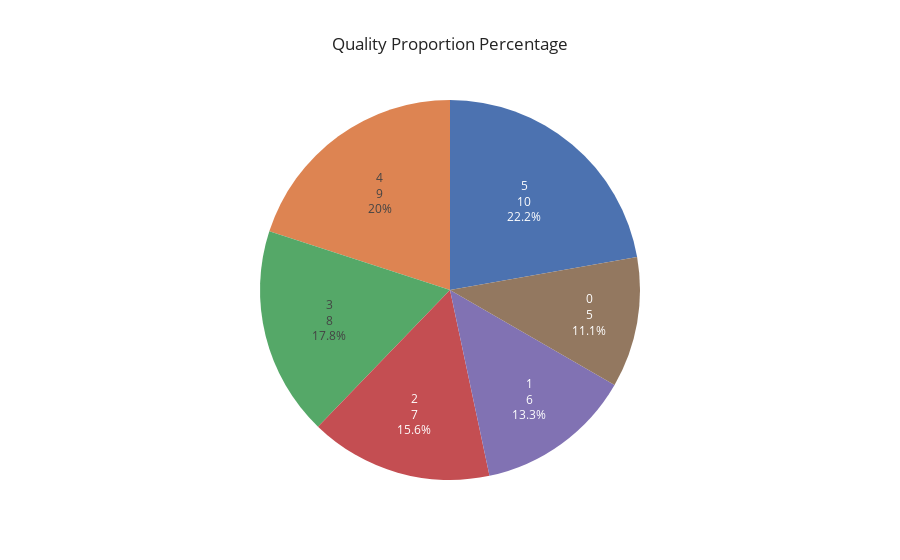

This figure's notebook cell:
### Code cell
plot_classes(df['quality'])

### Figure 1 — Plotly figure (JSON) as saved in the notebook; plotly's stock layout.template omitted (floating-point values rounded to 4 significant figures)
{"data": [{"domain": {"x": [0, 1], "y": [0, 1]}, "hovertemplate": "Quality=%{value}<extra></extra>", "legendgroup": "", "name": "", "showlegend": false, "textinfo": "value+percent+label", "textposition": "inside", "type": "pie", "values": [5, 6, 7, 8, 9, 10]}], "layout": {"legend": {"tracegroupgap": 0}, "title": {"text": "Quality Proportion Percentage"}}}
